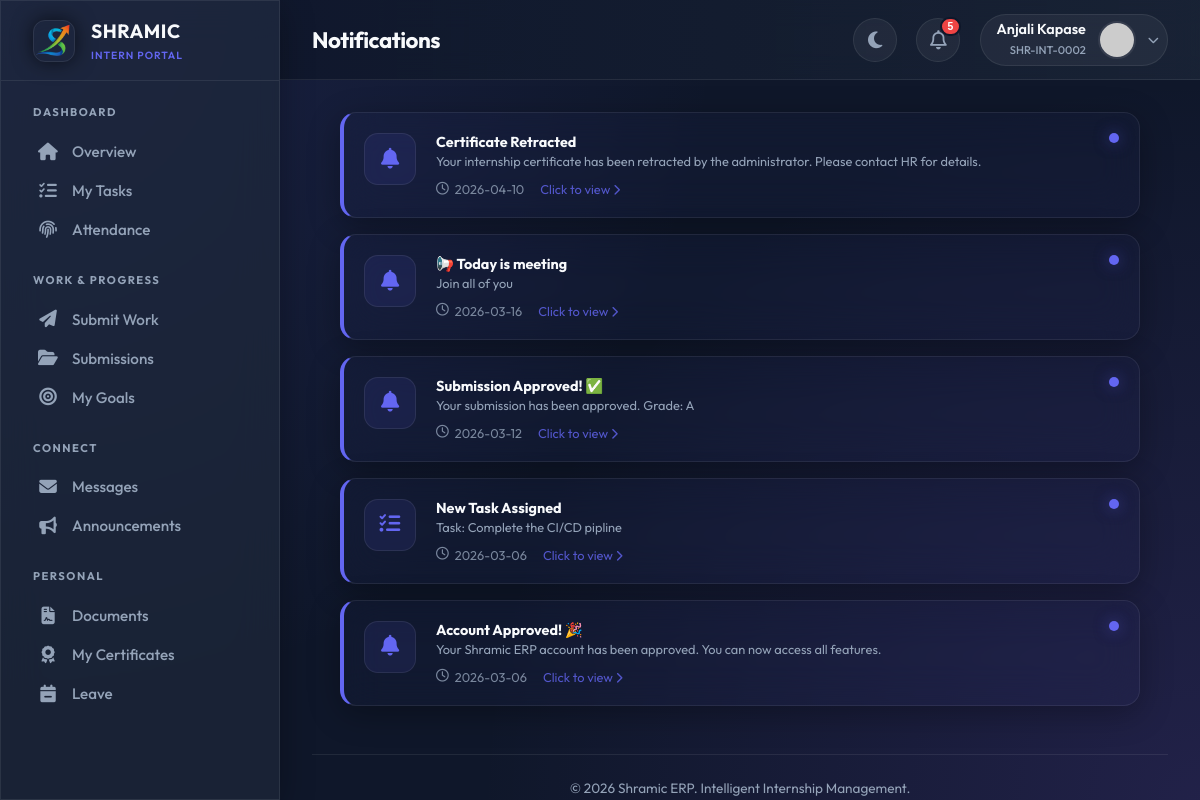
The page /intern/notifications (signed in) on the database its author committed.
### tables this page shows
CREATE TABLE users (
            id INTEGER PRIMARY KEY AUTOINCREMENT,
            intern_id TEXT UNIQUE,
            usn TEXT UNIQUE NOT NULL,
            full_name TEXT NOT NULL,
            phone TEXT NOT NULL,
            email TEXT UNIQUE NOT NULL,
            password_hash TEXT NOT NULL,
            role TEXT NOT NULL,
            photo_url TEXT,
            status TEXT DEFAULT 'PENDING',
            is_admin BOOLEAN DEFAULT 0,
            department TEXT,
            join_date DATE,
            emergency_contact TEXT,
            address TEXT,
            last_login TIMESTAMP,
            login_count INTEGER DEFAULT 0,
            created_at TIMESTAMP DEFAULT CURRENT_TIMESTAMP,
            updated_at TIMESTAMP DEFAULT CURRENT_TIMESTAMP
        );

CREATE TABLE notifications (
            id INTEGER PRIMARY KEY AUTOINCREMENT,
            user_id INTEGER,
            title TEXT NOT NULL,
            message TEXT NOT NULL,
            type TEXT,
            link TEXT,
            is_read BOOLEAN DEFAULT 0,
            created_at TIMESTAMP DEFAULT CURRENT_TIMESTAMP,
            FOREIGN KEY (user_id) REFERENCES users(id)
        );

### app.py (the view)
@app.route('/intern/notifications')
@login_required
@approved_required
def intern_notifications():
    conn = get_db_connection()
    cur = conn.cursor()
    cur.execute("""
        SELECT * FROM notifications
        WHERE user_id = ?
        ORDER BY created_at DESC
        LIMIT 50
    """, (current_user.id,))
    notifications = cur.fetchall()
    cur.execute("""
        UPDATE notifications
        SET is_read = 1
        WHERE user_id = ?
    """, (current_user.id,))
    conn.commit()
    conn.close()
    return render_template('intern/notifications.html', notifications=notifications)

### app.py (called while the page is built)
@app.before_request
def make_session_permanent():
    session.permanent = True
    app.permanent_session_lifetime = timedelta(days=365)
    if current_user.is_authenticated:
        try:
            conn = get_db_connection()
            cur = conn.cursor()
            current_timestamp = format_datetime(get_current_datetime())
            cur.execute("UPDATE users SET updated_at = ? WHERE id = ?",
                       (current_timestamp, current_user.id))
            conn.commit()
            conn.close()
        except:
            pass

def get_db_connection():
    conn = sqlite3.connect(DATABASE)
    conn.row_factory = sqlite3.Row
    return conn

def get_current_datetime():
    return datetime.now(TIMEZONE)

def format_datetime(dt, format_str='%Y-%m-%d %H:%M:%S'):
    if dt is None: return None
    if isinstance(dt, str): return dt
    return dt.strftime(format_str)

@login_manager.user_loader
def load_user(user_id):
    conn = get_db_connection()
    cur = conn.cursor()
    cur.execute("SELECT * FROM users WHERE id = ?", (user_id,))
    user_data = cur.fetchone()
    conn.close()
    return User(dict(user_data)) if user_data else None

def approved_required(f):
    @wraps(f)
    def decorated_function(*args, **kwargs):
        if not current_user.is_authenticated:
            return redirect(url_for('login'))
        if current_user.status != 'APPROVED' and not current_user.is_admin:
            return render_template('auth/pending.html')
        return f(*args, **kwargs)
    return decorated_function

@app.context_processor
def inject_globals():
    unread_count = 0
    if current_user.is_authenticated:
        try:
            conn = get_db_connection()
            cur = conn.cursor()
            cur.execute("""
                SELECT COUNT(*) as count
                FROM notifications
                WHERE user_id = ? AND is_read = 0
            """, (current_user.id,))
            unread_count = cur.fetchone()['count']
            conn.close()
        except:
            pass
    return {
        'now': get_current_datetime(),
        'app_name': 'Shramic ERP',
        'unread_notifications': unread_count
    }

### templates/intern/notifications.html (shortened to what this page needs)
{% extends "intern/base.html" %} {% block title %}Notifications{% endblock %} {%
block page_title %}Notifications{% endblock %}  {% block content %}
<div class="notif-wrapper">
  {% if notifications %} {% for notification in notifications %}  {% set title_lower =
  notification.title|lower %} {% if 'task' in title_lower %} {% set target_url =
  url_for('intern_tasks') %} {% set icon = 'fa-tasks' %} {% elif 'message' in
  title_lower or 'chat' in title_lower %} {% set target_url =
  url_for('intern_messages') %} {% set icon = 'fa-envelope' %} {% elif
  'attendance' in title_lower or 'present' in title_lower %} {% set target_url =
  url_for('intern_attendance') %} {% set icon = 'fa-fingerprint' %} {% elif
  'leave' in title_lower %} {% set target_url = url_for('intern_leave') %} {%
  set icon = 'fa-calendar-minus' %} {% elif 'announcement' in title_lower %} {%
  set target_url = url_for('intern_announcements') %} {% set icon =
  'fa-bullhorn' %} {% else %} {% set target_url = '#' %} {% set icon = 'fa-bell'
  %} {% endif %}
  <a
    href="{{ target_url }}"
    class="glass-panel notif-card {% if not notification.is_read %}unread{% endif %}"
  >
    <div class="notif-icon-box">
      <i class="fas {{ icon }}"></i>
    </div>
    <div class="notif-content">
      <h4 class="notif-title">{{ notification.title }}</h4>
      <p class="notif-message">{{ notification.message }}</p>
      <div class="notif-time">
        <i class="far fa-clock"></i>
        {{ notification.created_at.split()[0] if notification.created_at else
        'Just now' }}
        <span style="margin-left: 10px; color: var(--primary)"
          >Click to view
          <i class="fas fa-chevron-right" style="font-size: 0.7rem"></i
        ></span>
      </div>
    </div>
  </a>
  {% endfor %} {% endif %}
</div>
{% endblock %}

### templates/intern/base.html (shortened to what this page needs)
<!doctype html>
<html lang="en">
  <head>
    <link
      rel="stylesheet"
      href="https://cdnjs.cloudflare.com/ajax/libs/font-awesome/6.4.0/css/all.min.css"
    />
  </head>
  <body data-theme="dark" x-data="{ sidebarOpen: false }">
    <div class="app-container">
      <aside class="sidebar glass-panel" :class="{ 'open': sidebarOpen }">
        <div class="sidebar-header">
          <div class="logo-box">
            <img
              src="{{ url_for('static', filename='images/favicon.png') }}"
              alt="Shramic Logo"
            />
          </div>
          <div>
            <h1
              style="
                font-size: 1.2rem;
                font-weight: 700;
                letter-spacing: 0.5px;
                color: var(--text-main);
              "
            >
              SHRAMIC
            </h1>
            <span
              style="
                font-size: 0.65rem;
                color: var(--primary);
                font-weight: 600;
                letter-spacing: 1px;
                text-transform: uppercase;
              "
              >Intern Portal</span
            >
          </div>
        </div>
        <nav class="sidebar-nav custom-scrollbar">
          <div class="nav-category">Dashboard</div>
          <a
            href="{{ url_for('intern_dashboard') }}"
            class="nav-link {{ 'active' if request.endpoint == 'intern_dashboard' }}"
          >
            <i class="fas fa-home"></i> <span>Overview</span>
          </a>
          <a
            href="{{ url_for('intern_tasks') }}"
            class="nav-link {{ 'active' if request.endpoint == 'intern_tasks' }}"
          >
            <i class="fas fa-tasks"></i> <span>My Tasks</span>
          </a>
          <a
            href="{{ url_for('intern_attendance') }}"
            class="nav-link {{ 'active' if request.endpoint == 'intern_attendance' }}"
          >
            <i class="fas fa-fingerprint"></i> <span>Attendance</span>
          </a>
          <div class="nav-category">Work & Progress</div>
          <a
            href="{{ url_for('intern_submit') }}"
            class="nav-link {{ 'active' if request.endpoint == 'intern_submit' }}"
          >
            <i class="fas fa-paper-plane"></i> <span>Submit Work</span>
          </a>
          <a
            href="{{ url_for('intern_submissions') }}"
            class="nav-link {{ 'active' if request.endpoint == 'intern_submissions' }}"
          >
            <i class="fas fa-folder-open"></i> <span>Submissions</span>
          </a>
          <a
            href="{{ url_for('intern_goals') }}"
            class="nav-link {{ 'active' if request.endpoint == 'intern_goals' }}"
          >
            <i class="fas fa-bullseye"></i> <span>My Goals</span>
          </a>
          <div class="nav-category">Connect</div>
          <a
            href="{{ url_for('intern_messages') }}"
            class="nav-link {{ 'active' if request.endpoint == 'intern_messages' }}"
          >
            <i class="fas fa-envelope"></i> <span>Messages</span>
          </a>
          <a
            href="{{ url_for('intern_announcements') }}"
            class="nav-link {{ 'active' if request.endpoint == 'intern_announcements' }}"
          >
            <i class="fas fa-bullhorn"></i> <span>Announcements</span>
          </a>
          <div class="nav-category">Personal</div>
          <a
            href="{{ url_for('intern_documents') }}"
            class="nav-link {{ 'active' if request.endpoint == 'intern_documents' }}"
          >
            <i class="fas fa-file-contract"></i> <span>Documents</span>
          </a>
          <a
            href="{{ url_for('intern_certificates') }}"
            class="nav-link {{ 'active' if request.endpoint == 'intern_certificates' }}"
          >
            <i class="fas fa-award"></i> <span>My Certificates</span>
          </a>
          <a
            href="{{ url_for('intern_leave') }}"
            class="nav-link {{ 'active' if request.endpoint == 'intern_leave' }}"
          >
            <i class="fas fa-calendar-minus"></i> <span>Leave</span>
          </a>
        </nav>
      </aside>
      <main class="main-content">
        <header class="top-header">
          <div style="display: flex; align-items: center">
            <h2 class="page-title">{% block page_title %}{% endblock %}</h2>
          </div>
          <div class="header-actions">
            <button class="icon-btn" id="theme-btn" title="Toggle Theme">
              <i class="fas fa-moon"></i>
            </button>
            <div class="relative-container" x-data="{ open: false }">
              <button @click="open = !open" class="icon-btn">
                <i class="far fa-bell"></i>
                {% if unread_notifications > 0 %}
                <span class="badge">{{ unread_notifications }}</span>
                {% endif %}
              </button>
            </div>
            <div class="relative-container" x-data="{ userMenuOpen: false }">
              <div class="user-pill" @click="userMenuOpen = !userMenuOpen">
                <div class="user-info">
                  <span class="user-name">{{ current_user.full_name }}</span>
                  <span class="user-role">{{ current_user.intern_id }}</span>
                </div>
                {% if current_user.photo_url %}
                <img
                  src="{{ url_for('uploaded_file', filename='profiles/' + current_user.photo_url) }}"
                  class="avatar"
                />
                {% else %}
                <img
                  src="https://ui-avatars.com/api/?name={{ current_user.full_name }}&background=6366f1&color=fff"
                  class="avatar"
                />
                {% endif %}
                <i
                  class="fas fa-chevron-down"
                  style="font-size: 0.7rem; color: var(--text-muted)"
                ></i>
              </div>
            </div>
          </div>
        </header>
        <div class="content-body">
           {% block content %}{% endblock %}
          <footer
            style="
              margin-top: 3rem;
              border-top: 1px solid var(--glass-border);
              padding-top: 1.5rem;
              text-align: center;
              color: var(--text-muted);
              font-size: 0.85rem;
            "
          >
            &copy; {{ now.year }} Shramic ERP. Intelligent Internship
            Management.
          </footer>
        </div>
      </main>
    </div>
  </body>
</html>

### rows shown on the page
users: full_name "Anjali Kapase", intern_id "SHR-INT-0002"
notifications: title "Certificate Retracted", message "Your internship certificate has been retracted by the administrator. Please contact HR for details.", created_at "2026-04-10"
notifications: title "📢 Today is meeting", message "Join all of you", created_at "2026-03-16"
notifications: title "Submission Approved! ✅", message "Your submission has been approved. Grade: A", created_at "2026-03-12"
notifications: title "New Task Assigned", message "Task: Complete the CI/CD pipline", created_at "2026-03-06"
notifications: title "Account Approved! 🎉", message "Your Shramic ERP account has been approved. You can now access all features.", created_at "2026-03-06"

### other values the page prints
{{ unread_notifications }} "5"
{{ now.year }} "2026"
